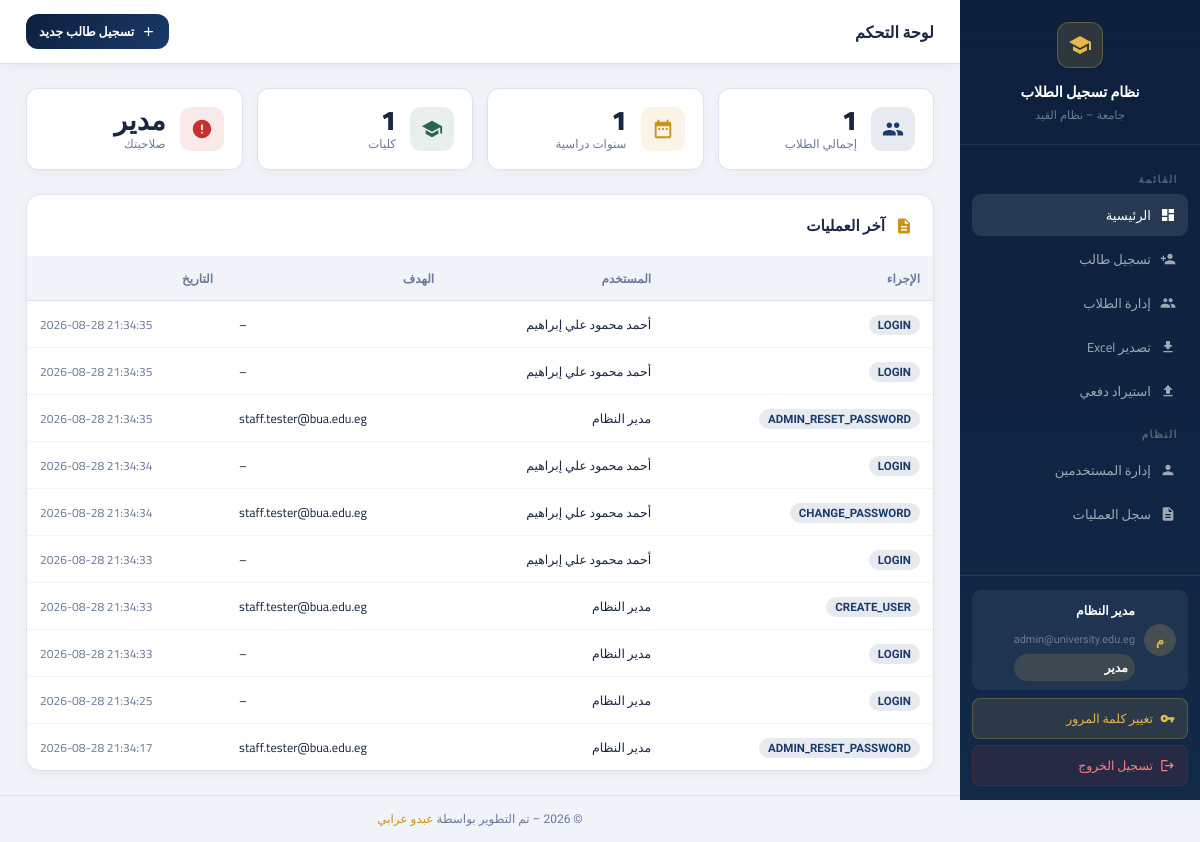
The page / (signed in) on the database its author committed.
### tables this page shows
CREATE TABLE users (
    id            INTEGER PRIMARY KEY AUTOINCREMENT,
    email         TEXT    NOT NULL UNIQUE,
    password_hash TEXT    NOT NULL,
    full_name     TEXT    NOT NULL,
    role          TEXT    NOT NULL DEFAULT 'staff',
    college       TEXT,
    student_id    TEXT    UNIQUE,
    is_active     INTEGER NOT NULL DEFAULT 1,
    email_verified INTEGER NOT NULL DEFAULT 0,
    verify_token  TEXT,
    reset_token   TEXT,
    reset_expires TEXT,
    created_at    DATETIME DEFAULT CURRENT_TIMESTAMP
);

CREATE TABLE audit_log (
    id         INTEGER PRIMARY KEY AUTOINCREMENT,
    user_id    INTEGER REFERENCES users(id),
    action     TEXT    NOT NULL,
    target     TEXT,
    detail     TEXT,
    ip         TEXT,
    created_at DATETIME DEFAULT CURRENT_TIMESTAMP
);

### app.py (the view, shortened to what this page needs)
@app.route("/")
@login_required
def dashboard():
    db  = get_db(); cur = db.cursor()
    cur.execute("SELECT COUNT(*) AS c FROM students")
    total = (_row_to_dict(cur.fetchone()) or {}).get("c", 0)
    cur.execute("SELECT COUNT(DISTINCT year) AS c FROM students")
    years = (_row_to_dict(cur.fetchone()) or {}).get("c", 0)
    cur.execute("SELECT COUNT(DISTINCT college) AS c FROM students")
    colleges_n = (_row_to_dict(cur.fetchone()) or {}).get("c", 0)
    cur.execute("""SELECT a.action, a.target, a.created_at, u.full_name
                   FROM audit_log a LEFT JOIN users u ON a.user_id=u.id
                   ORDER BY a.created_at DESC LIMIT 10""")
    audit = [_row_to_dict(r) for r in cur.fetchall()]
    db.close()
    return render_template("dashboard.html",
        total=total, years=years, colleges_n=colleges_n,
        audit=audit, role=session.get("role"),
        user_name=session.get("user_name"), colleges=COLLEGES,
        all_years=YEAR_RANGE)

### app.py (called while the page is built)
@app.after_request
def add_security_headers(response):
    response.headers["X-Frame-Options"] = "SAMEORIGIN"  # Clickjacking mitigation (V-008)
    response.headers["X-Content-Type-Options"] = "nosniff"  # MIME sniffing prevention (V-024)
    response.headers["Content-Security-Policy"] = (
        "default-src 'self'; "
        "script-src 'self' 'unsafe-inline' https://fonts.googleapis.com; "
        "style-src 'self' 'unsafe-inline' https://fonts.googleapis.com; "
        "img-src 'self' data: https://res.cloudinary.com; "
        "font-src 'self' https://fonts.gstatic.com; "
        "frame-ancestors 'none';"
    )
    response.headers["Strict-Transport-Security"] = "max-age=31536000; includeSubDomains"
    return response

def _row_to_dict(row) -> dict:
    if row is None: return {}
    if USE_PG: return dict(row)
    return dict(zip(row.keys(), row))

def login_required(f):
    @wraps(f)
    def inner(*a, **kw):
        if not session.get("user_id"):
            return redirect(url_for("auth_login"))
        return f(*a, **kw)
    return inner

### database.py (called while the page is built)
def get_db():
    if USE_PG:
        conn = psycopg2.connect(DB_URL, cursor_factory=psycopg2.extras.RealDictCursor)
        return conn
    else:
        os.makedirs(os.path.dirname(SQLITE_PATH), exist_ok=True)
        conn = sqlite3.connect(SQLITE_PATH)
        conn.row_factory = sqlite3.Row
        conn.execute("PRAGMA journal_mode=WAL")
        conn.execute("PRAGMA foreign_keys=ON")
        return conn

### templates/dashboard.html (shortened to what this page needs)
{% extends "base.html" %}
{% block content %}
<div class="topbar">
  <h1>لوحة التحكم</h1>
  <a href="{{ url_for('register_form') }}" class="btn btn-primary btn-sm">
    <svg style="width:15px;height:15px;fill:currentColor" viewBox="0 0 24 24"><path d="M19 13h-6v6h-2v-6H5v-2h6V5h2v6h6v2z"/></svg>
    تسجيل طالب جديد
  </a>
</div>
<div class="content">
  <div class="stat-grid">
    <div class="stat-card">
      <div class="stat-icon blue"></div>
      <div><div class="stat-val">{{ total }}</div><div class="stat-lbl">إجمالي الطلاب</div></div>
    </div>
    <div class="stat-card">
      <div class="stat-icon gold"><svg viewBox="0 0 24 24"><path d="M9 11H7v2h2v-2zm4 0h-2v2h2v-2zm4 0h-2v2h2v-2zm2-7h-1V2h-2v2H8V2H6v2H5c-1.11 0-2 .9-2 2v14c0 1.1.89 2 2 2h14c1.1 0 2-.9 2-2V6c0-1.1-.9-2-2-2zm0 16H5V9h14v11z"/></svg></div>
      <div><div class="stat-val">{{ years }}</div><div class="stat-lbl">سنوات دراسية</div></div>
    </div>
    <div class="stat-card">
      <div class="stat-icon green"><svg viewBox="0 0 24 24"><path d="M12 3L1 9l11 6 9-4.91V17h2V9L12 3zM5 13.18v4L12 21l7-3.82v-4L12 17l-7-3.82z"/></svg></div>
      <div><div class="stat-val">{{ colleges_n }}</div><div class="stat-lbl">كليات</div></div>
    </div>
    <div class="stat-card">
      <div class="stat-icon red"><svg viewBox="0 0 24 24"><path d="M12 2C6.48 2 2 6.48 2 12s4.48 10 10 10 10-4.48 10-10S17.52 2 12 2zm1 15h-2v-2h2v2zm0-4h-2V7h2v6z"/></svg></div>
      <div><div class="stat-val" id="stat-role">{{ {'superadmin':'مدير','admin':'مسؤول','staff':'موظف'}.get(role,'') }}</div><div class="stat-lbl">صلاحيتك</div></div>
    </div>
  </div>
  {% if role == 'superadmin' %}
  <div class="card">
    <div class="card-header">
      <svg style="width:18px;height:18px;fill:#c8941a" viewBox="0 0 24 24"><path d="M14 2H6c-1.1 0-2 .9-2 2v16c0 1.1.9 2 2 2h12c1.1 0 2-.9 2-2V8l-6-6zm2 16H8v-2h8v2zm0-4H8v-2h8v2zm-3-5V3.5L18.5 9H13z"/></svg>
      <h2>آخر العمليات</h2>
    </div>
    <div class="tbl-wrap">
      <table>
        <thead><tr><th>الإجراء</th><th>المستخدم</th><th>الهدف</th><th>التاريخ</th></tr></thead>
        <tbody>
        {% for a in audit %}
        <tr>
          <td><span class="badge badge-blue">{{ a.action }}</span></td>
          <td style="font-size:.78rem">{{ a.full_name or '–' }}</td>
          <td style="font-size:.78rem;direction:ltr">{{ a.target or '–' }}</td>
          <td style="font-size:.75rem;color:var(--muted);direction:ltr">{{ a.created_at }}</td>
        </tr>
        {% endfor %}
        </tbody>
      </table>
    </div>
  </div>
  {% endif %}
</div>
{% endblock %}

### templates/base.html (shortened to what this page needs)
<!DOCTYPE html>
<html lang="ar" dir="rtl">
<head>
</head>
<body>
{% if session.get('user_id') %}
<aside class="sidebar">
  <div class="sb-brand">
    <div class="logo"><svg viewBox="0 0 24 24"><path d="M12 3L1 9l11 6 9-4.91V17h2V9L12 3zM5 13.18v4L12 21l7-3.82v-4L12 17l-7-3.82z"/></svg></div>
    <h2>نظام تسجيل الطلاب</h2>
    <p>جامعة – نظام القيد</p>
  </div>
  <nav class="sb-nav">
    <div class="sb-section">القائمة</div>
    <a href="{{ url_for('dashboard') }}" class="sb-link {% if request.endpoint=='dashboard' %}active{% endif %}">
      <svg viewBox="0 0 24 24"><path d="M3 13h8V3H3v10zm0 8h8v-6H3v6zm10 0h8V11h-8v10zm0-18v6h8V3h-8z"/></svg> الرئيسية
    </a>
    <a href="{{ url_for('register_form') }}" class="sb-link {% if request.endpoint=='register_form' %}active{% endif %}">
      <svg viewBox="0 0 24 24"><path d="M15 12c2.21 0 4-1.79 4-4s-1.79-4-4-4-4 1.79-4 4 1.79 4 4 4zm-9-2V7H4v3H1v2h3v3h2v-3h3v-2H6zm9 4c-2.67 0-8 1.34-8 4v2h16v-2c0-2.66-5.33-4-8-4z"/></svg> تسجيل طالب
    </a>
    <a href="{{ url_for('admin_panel') }}" class="sb-link {% if request.endpoint=='admin_panel' %}active{% endif %}">
      إدارة الطلاب
    </a>
    {% if session.get('role') in ['superadmin','admin'] %}
    <a href="{{ url_for('admin_export') }}" class="sb-link">
      <svg viewBox="0 0 24 24"><path d="M19 9h-4V3H9v6H5l7 7 7-7zM5 18v2h14v-2H5z"/></svg> تصدير Excel
    </a>
    <a href="{{ url_for('bulk_import') }}" class="sb-link {% if request.endpoint=='bulk_import' %}active{% endif %}">
      <svg viewBox="0 0 24 24"><path d="M9 16h6v-6h4l-7-7-7 7h4zm-4 2h14v2H5z"/></svg> استيراد دفعي
    </a>
    {% endif %}
    {% if session.get('role') == 'superadmin' %}
    <div class="sb-section">النظام</div>
    <a href="{{ url_for('admin_panel') }}#users" class="sb-link">
      <svg viewBox="0 0 24 24"><path d="M12 12c2.21 0 4-1.79 4-4s-1.79-4-4-4-4 1.79-4 4 1.79 4 4 4zm0 2c-2.67 0-8 1.34-8 4v2h16v-2c0-2.66-5.33-4-8-4z"/></svg> إدارة المستخدمين
    </a>
    <a href="{{ url_for('admin_panel') }}#audit" class="sb-link">
      <svg viewBox="0 0 24 24"><path d="M14 2H6c-1.1 0-2 .9-2 2v16c0 1.1.9 2 2 2h12c1.1 0 2-.9 2-2V8l-6-6zm2 16H8v-2h8v2zm0-4H8v-2h8v2zm-3-5V3.5L18.5 9H13z"/></svg> سجل العمليات
    </a>
    {% endif %}
  </nav>
  <div class="sb-footer">
    <div class="sb-user">
      <div class="sb-avatar">{{ session.get('user_name','?')[0] }}</div>
      <div class="sb-user-info">
        <span>{{ session.get('user_name','') }}</span>
        <small>{{ session.get('email','') }}</small>
        <span class="sb-role-badge">{{ {'superadmin':'مدير','admin':'مسؤول','staff':'موظف','student':'طالب'}.get(session.get('role',''),'') }}</span>
      </div>
    </div>
    <button onclick="openChangePwModal()" class="btn-logout" style="background:rgba(232,184,75,.12);color:var(--gold2);border-color:rgba(232,184,75,.25);margin-bottom:6px">
      <svg viewBox="0 0 24 24"><path d="M12.65 10C11.83 7.67 9.61 6 7 6c-3.31 0-6 2.69-6 6s2.69 6 6 6c2.61 0 4.83-1.67 5.65-4H17v4h4v-4h2v-4H12.65zM7 14c-1.1 0-2-.9-2-2s.9-2 2-2 2 .9 2 2-.9 2-2 2z"/></svg> تغيير كلمة المرور
    </button>
    <a href="{{ url_for('auth_logout') }}" class="btn-logout">
      <svg viewBox="0 0 24 24"><path d="M17 7l-1.41 1.41L18.17 11H8v2h10.17l-2.58 2.58L17 17l5-5zM4 5h8V3H4c-1.1 0-2 .9-2 2v14c0 1.1.9 2 2 2h8v-2H4V5z"/></svg> تسجيل الخروج
    </a>
  </div>
</aside>
{% endif %}
<div class="main">
  {% block content %}{% endblock %}
  <footer>© 2026 – تم التطوير بواسطة <a href="https://www.linkedin.com/in/abdelrahman-oraby-92588a2a5" target="_blank">عبدو عرابي</a></footer>
</div>
</body>
</html>

### rows shown on the page
users: get "مدير النظام", get "admin@university.edu.eg"
audit_log: action "LOGIN", full_name "أحمد محمود علي إبراهيم", target "–", created_at "2026-08-28 21:34:35"
audit_log: action "LOGIN", full_name "أحمد محمود علي إبراهيم", target "–", created_at "2026-08-28 21:34:35"
audit_log: action "ADMIN_RESET_PASSWORD", full_name "مدير النظام", target "staff.tester@bua.edu.eg", created_at "2026-08-28 21:34:35"
audit_log: action "LOGIN", full_name "أحمد محمود علي إبراهيم", target "–", created_at "2026-08-28 21:34:34"
audit_log: action "CHANGE_PASSWORD", full_name "أحمد محمود علي إبراهيم", target "staff.tester@bua.edu.eg", created_at "2026-08-28 21:34:34"
audit_log: action "LOGIN", full_name "أحمد محمود علي إبراهيم", target "–", created_at "2026-08-28 21:34:33"
audit_log: action "CREATE_USER", full_name "مدير النظام", target "staff.tester@bua.edu.eg", created_at "2026-08-28 21:34:33"
audit_log: action "LOGIN", full_name "مدير النظام", target "–", created_at "2026-08-28 21:34:33"
audit_log: action "LOGIN", full_name "مدير النظام", target "–", created_at "2026-08-28 21:34:25"
audit_log: action "ADMIN_RESET_PASSWORD", full_name "مدير النظام", target "staff.tester@bua.edu.eg", created_at "2026-08-28 21:34:17"

### other values the page prints
{{ session.get('user_name','?')[0] }} "م"
{{ total }} "1"
{{ years }} "1"
{{ colleges_n }} "1"
{{ {'superadmin':'مدير','admin':'مسؤول','staff':'موظف'}.get(role,'') }} "مدير"
